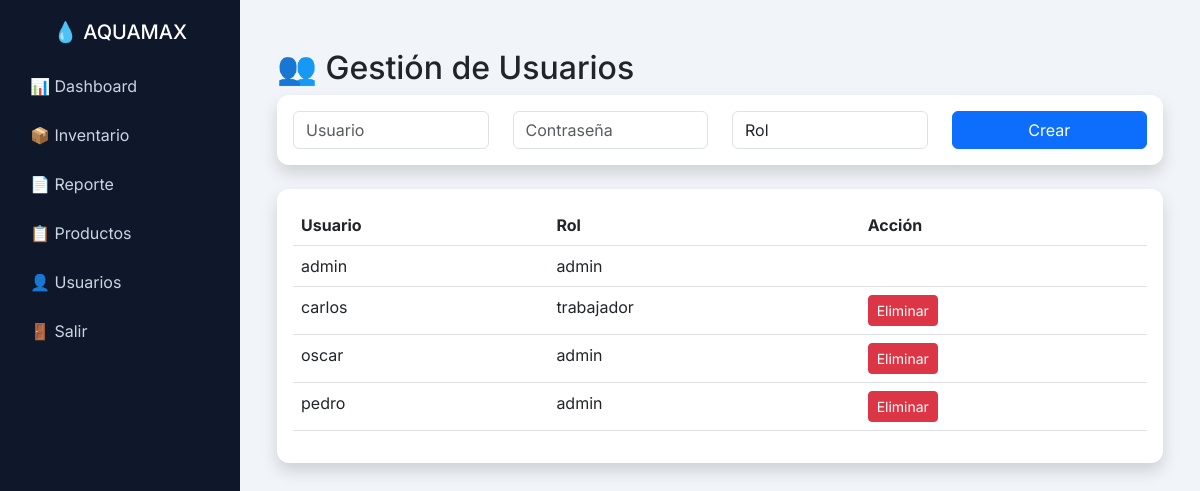
/admin/usuarios (signed in), run on the app's committed database.
### tables this page shows
CREATE TABLE usuarios (
        user TEXT PRIMARY KEY,
        password TEXT,
        rol TEXT
    );

### routes/usuarios.py (the view, shortened to what this page needs)
@usuarios_bp.route("/usuarios", methods=["GET", "POST"])
def usuarios():
    if "rol" not in session or session["rol"] != "admin":
        return "No tienes permisos"
    conn = conectar()
    cursor = conn.cursor()
    cursor.execute("SELECT * FROM usuarios")
    lista = cursor.fetchall()
    conn.close()
    return render_template("usuarios.html", usuarios=lista)

### database/db.py (called while the page is built)
def conectar():
    return sqlite3.connect("aquamax.db")

### templates/usuarios.html (shortened to what this page needs)
{% extends "base.html" %}
{% block content %}
<div class="container mt-4">
    <h2>👥 Gestión de Usuarios</h2>
    <div class="card p-3 mb-4 shadow">
        <form method="POST">
            <div class="row">
                <div class="col">
                    <input type="text" name="usuario" class="form-control" placeholder="Usuario">
                </div>
                <div class="col">
                    <input type="password" name="password" class="form-control" placeholder="Contraseña">
                </div>
                <div class="col">
                    <select name="rol" class="form-control">
                        <option value="">Rol</option>
                    </select>
                </div>
                <div class="col">
                    <button class="btn btn-primary w-100">Crear</button>
                </div>
            </div>
        </form>
    </div>
    <div class="card p-3 shadow">
        <table class="table">
            <thead>
                <tr>
                    <th>Usuario</th>
                    <th>Rol</th>
                    <th>Acción</th>
                </tr>
            </thead>
            <tbody>
                {% for u in usuarios %}
                <tr>
                    <td>{{ u[0] }}</td>
                    <td>{{ u[2] }}</td>
                    <td>
                        {% if u[0] != "admin" %}
                        <a href="/admin/usuarios/eliminar/{{ u[0] }}" class="btn btn-danger btn-sm">
                            Eliminar
                        </a>
                        {% endif %}
                    </td>
                </tr>
                {% endfor %}
            </tbody>
        </table>
    </div>
</div>
{% endblock %}

### templates/base.html (style rules this page uses)
body { margin: 0; font-family: 'Inter', sans-serif; background: #f1f5f9; }
.card { border: none; border-radius: 12px; padding: 20px; background: white; box-shadow: 0 5px 15px rgba(0,0,0,0.05); }
button { width: 100%; padding: 10px; border: none; border-radius: 8px; background: #0ea5e9; color: white; }

### data on the page
usuarios: user "admin", rol "admin"
usuarios: user "carlos", rol "trabajador"
usuarios: user "oscar", rol "admin"
usuarios: user "pedro", rol "admin"
